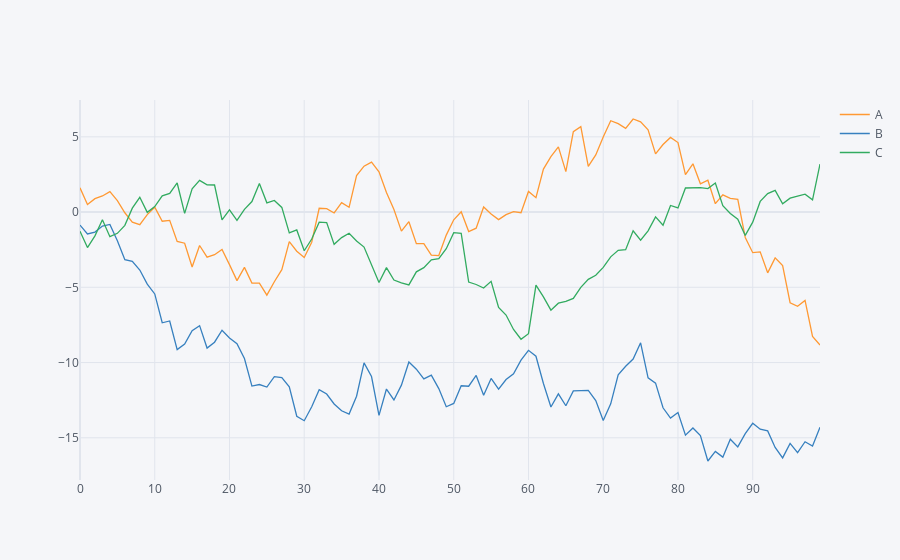

Notebook code cell kept with this figure:
### Code cell
df = pd.DataFrame(np.random.randn(100,3),columns = ['A','B','C'])
df['A'] = df['A'].cumsum()
df['B'] = df['B'].cumsum()
df['C'] = df['C'].cumsum()

df.iplot()
